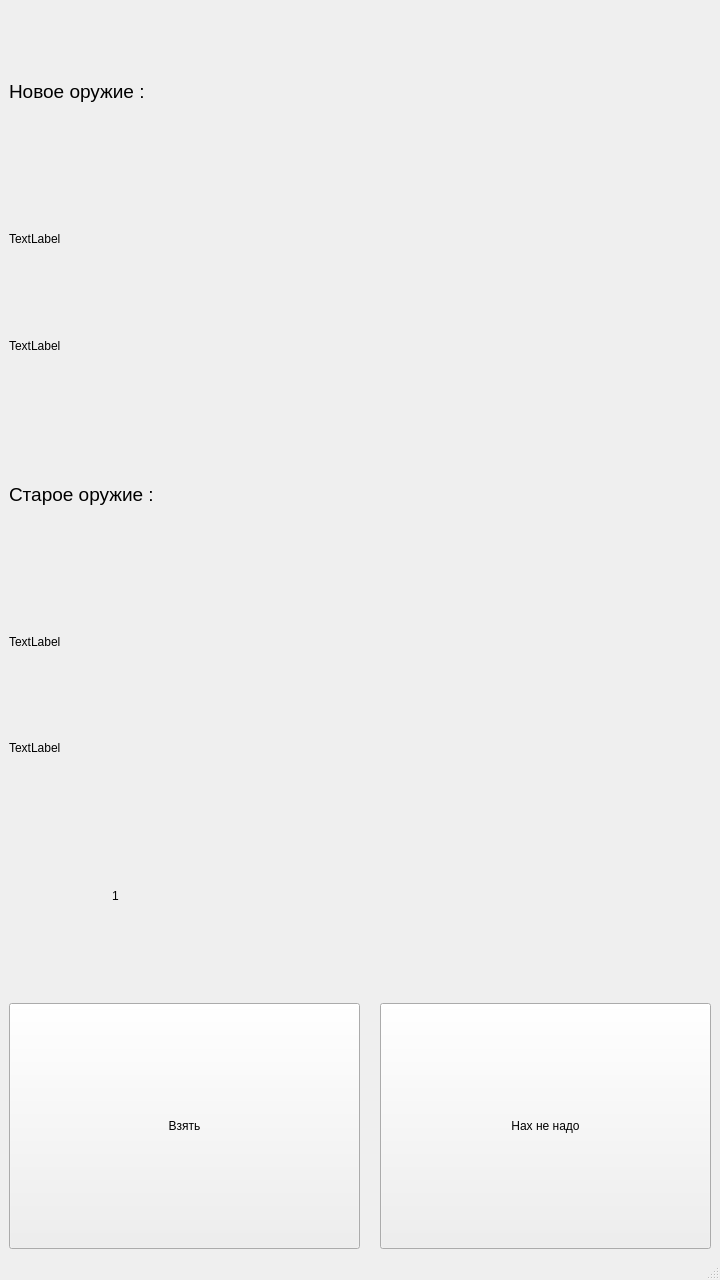
<?xml version="1.0" encoding="UTF-8"?>
<ui version="4.0">
 <class>Loot</class>
 <widget class="QMainWindow" name="Loot">
  <property name="geometry">
   <rect>
    <x>0</x>
    <y>0</y>
    <width>720</width>
    <height>1280</height>
   </rect>
  </property>
  <property name="windowTitle">
   <string>MainWindow</string>
  </property>
  <widget class="QWidget" name="centralwidget">
   <layout class="QGridLayout" name="gridLayout" rowstretch="2,1,1,2,1,1,2,3" columnstretch="1,1,2,4" rowminimumheight="0,0,0,0,0,0,0,0">
    <property name="horizontalSpacing">
     <number>20</number>
    </property>
    <property name="verticalSpacing">
     <number>25</number>
    </property>
    <item row="0" column="0" colspan="4">
     <widget class="QLabel" name="label_2">
      <property name="font">
       <font>
        <pointsize>14</pointsize>
        <weight>50</weight>
        <bold>false</bold>
       </font>
      </property>
      <property name="text">
       <string>Новое оружие :</string>
      </property>
     </widget>
    </item>
    <item row="1" column="0" colspan="4">
     <widget class="QLabel" name="min_m">
      <property name="text">
       <string>TextLabel</string>
      </property>
     </widget>
    </item>
    <item row="2" column="0" colspan="4">
     <widget class="QLabel" name="max_m">
      <property name="text">
       <string>TextLabel</string>
      </property>
     </widget>
    </item>
    <item row="7" column="0" colspan="3">
     <widget class="QPushButton" name="pushButton_2">
      <property name="sizePolicy">
       <sizepolicy hsizetype="Minimum" vsizetype="Minimum">
        <horstretch>0</horstretch>
        <verstretch>0</verstretch>
       </sizepolicy>
      </property>
      <property name="text">
       <string>Взять</string>
      </property>
     </widget>
    </item>
    <item row="7" column="3">
     <widget class="QPushButton" name="pushButton">
      <property name="sizePolicy">
       <sizepolicy hsizetype="Minimum" vsizetype="Minimum">
        <horstretch>0</horstretch>
        <verstretch>0</verstretch>
       </sizepolicy>
      </property>
      <property name="text">
       <string>Нах не надо</string>
      </property>
     </widget>
    </item>
    <item row="3" column="0" colspan="4">
     <widget class="QLabel" name="label">
      <property name="font">
       <font>
        <pointsize>14</pointsize>
        <weight>50</weight>
        <bold>false</bold>
       </font>
      </property>
      <property name="text">
       <string>Старое оружие :</string>
      </property>
     </widget>
    </item>
    <item row="5" column="0" colspan="4">
     <widget class="QLabel" name="max_p">
      <property name="text">
       <string>TextLabel</string>
      </property>
     </widget>
    </item>
    <item row="4" column="0" colspan="4">
     <widget class="QLabel" name="min_p">
      <property name="text">
       <string>TextLabel</string>
      </property>
     </widget>
    </item>
    <item row="6" column="1" colspan="3">
     <widget class="QLabel" name="exp">
      <property name="text">
       <string>1</string>
      </property>
     </widget>
    </item>
   </layout>
  </widget>
  <widget class="QMenuBar" name="menubar">
   <property name="geometry">
    <rect>
     <x>0</x>
     <y>0</y>
     <width>720</width>
     <height>21</height>
    </rect>
   </property>
  </widget>
  <widget class="QStatusBar" name="statusbar"/>
 </widget>
 <resources/>
 <connections/>
</ui>
